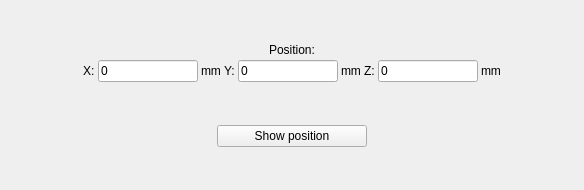
              <widget class="QWidget" name="twSingleScan1Page1">
               <layout class="QVBoxLayout" name="verticalLayout">
                <property name="spacing">
                 <number>3</number>
                </property>
                <property name="leftMargin">
                 <number>3</number>
                </property>
                <property name="topMargin">
                 <number>3</number>
                </property>
                <property name="rightMargin">
                 <number>3</number>
                </property>
                <property name="bottomMargin">
                 <number>3</number>
                </property>
                <item>
                 <spacer name="verticalSpacer_5">
                  <property name="orientation">
                   <enum>Qt::Vertical</enum>
                  </property>
                  <property name="sizeHint" stdset="0">
                   <size>
                    <width>20</width>
                    <height>40</height>
                   </size>
                  </property>
                 </spacer>
                </item>
                <item>
                 <widget class="QLabel" name="label_68">
                  <property name="text">
                   <string>Position:</string>
                  </property>
                  <property name="alignment">
                   <set>Qt::AlignCenter</set>
                  </property>
                 </widget>
                </item>
                <item>
                 <layout class="QHBoxLayout" name="horizontalLayout_13">
                  <item>
                   <spacer name="horizontalSpacer_16">
                    <property name="orientation">
                     <enum>Qt::Horizontal</enum>
                    </property>
                    <property name="sizeHint" stdset="0">
                     <size>
                      <width>80</width>
                      <height>20</height>
                     </size>
                    </property>
                   </spacer>
                  </item>
                  <item>
                   <widget class="QLabel" name="label_15">
                    <property name="font">
                     <font>
                      <weight>50</weight>
                      <bold>false</bold>
                      <kerning>true</kerning>
                     </font>
                    </property>
                    <property name="text">
                     <string>X:</string>
                    </property>
                   </widget>
                  </item>
                  <item>
                   <widget class="QLineEdit" name="ledSingleX">
                    <property name="maximumSize">
                     <size>
                      <width>100</width>
                      <height>16777215</height>
                     </size>
                    </property>
                    <property name="text">
                     <string>0</string>
                    </property>
                   </widget>
                  </item>
                  <item>
                   <widget class="QLabel" name="label_65">
                    <property name="text">
                     <string>mm</string>
                    </property>
                   </widget>
                  </item>
                  <item>
                   <widget class="QLabel" name="label_14">
                    <property name="font">
                     <font>
                      <weight>50</weight>
                      <bold>false</bold>
                      <kerning>true</kerning>
                     </font>
                    </property>
                    <property name="text">
                     <string>Y:</string>
                    </property>
                   </widget>
                  </item>
                  <item>
                   <widget class="QLineEdit" name="ledSingleY">
                    <property name="maximumSize">
                     <size>
                      <width>100</width>
                      <height>16777215</height>
                     </size>
                    </property>
                    <property name="text">
                     <string>0</string>
                    </property>
                   </widget>
                  </item>
                  <item>
                   <widget class="QLabel" name="label_66">
                    <property name="text">
                     <string>mm</string>
                    </property>
                   </widget>
                  </item>
                  <item>
                   <widget class="QLabel" name="label_16">
                    <property name="font">
                     <font>
                      <weight>50</weight>
                      <bold>false</bold>
                      <kerning>true</kerning>
                     </font>
                    </property>
                    <property name="text">
                     <string>Z:</string>
                    </property>
                   </widget>
                  </item>
                  <item>
                   <widget class="QLineEdit" name="ledSingleZ">
                    <property name="maximumSize">
                     <size>
                      <width>100</width>
                      <height>16777215</height>
                     </size>
                    </property>
                    <property name="text">
                     <string>0</string>
                    </property>
                   </widget>
                  </item>
                  <item>
                   <widget class="QLabel" name="label_67">
                    <property name="text">
                     <string>mm</string>
                    </property>
                   </widget>
                  </item>
                  <item>
                   <spacer name="horizontalSpacer_17">
                    <property name="orientation">
                     <enum>Qt::Horizontal</enum>
                    </property>
                    <property name="sizeHint" stdset="0">
                     <size>
                      <width>80</width>
                      <height>20</height>
                     </size>
                    </property>
                   </spacer>
                  </item>
                 </layout>
                </item>
                <item>
                 <spacer name="verticalSpacer_4">
                  <property name="orientation">
                   <enum>Qt::Vertical</enum>
                  </property>
                  <property name="sizeHint" stdset="0">
                   <size>
                    <width>20</width>
                    <height>40</height>
                   </size>
                  </property>
                 </spacer>
                </item>
                <item>
                 <layout class="QHBoxLayout" name="horizontalLayout_22">
                  <property name="topMargin">
                   <number>0</number>
                  </property>
                  <item>
                   <spacer name="horizontalSpacer_22">
                    <property name="orientation">
                     <enum>Qt::Horizontal</enum>
                    </property>
                    <property name="sizeHint" stdset="0">
                     <size>
                      <width>40</width>
                      <height>20</height>
                     </size>
                    </property>
                   </spacer>
                  </item>
                  <item>
                   <widget class="QPushButton" name="pbSingleSourceShow">
                    <property name="minimumSize">
                     <size>
                      <width>150</width>
                      <height>0</height>
                     </size>
                    </property>
                    <property name="text">
                     <string>Show position</string>
                    </property>
                   </widget>
                  </item>
                  <item>
                   <spacer name="horizontalSpacer_23">
                    <property name="orientation">
                     <enum>Qt::Horizontal</enum>
                    </property>
                    <property name="sizeHint" stdset="0">
                     <size>
                      <width>40</width>
                      <height>20</height>
                     </size>
                    </property>
                   </spacer>
                  </item>
                 </layout>
                </item>
                <item>
                 <spacer name="verticalSpacer">
                  <property name="orientation">
                   <enum>Qt::Vertical</enum>
                  </property>
                  <property name="sizeHint" stdset="0">
                   <size>
                    <width>20</width>
                    <height>40</height>
                   </size>
                  </property>
                 </spacer>
                </item>
               </layout>
              </widget>
